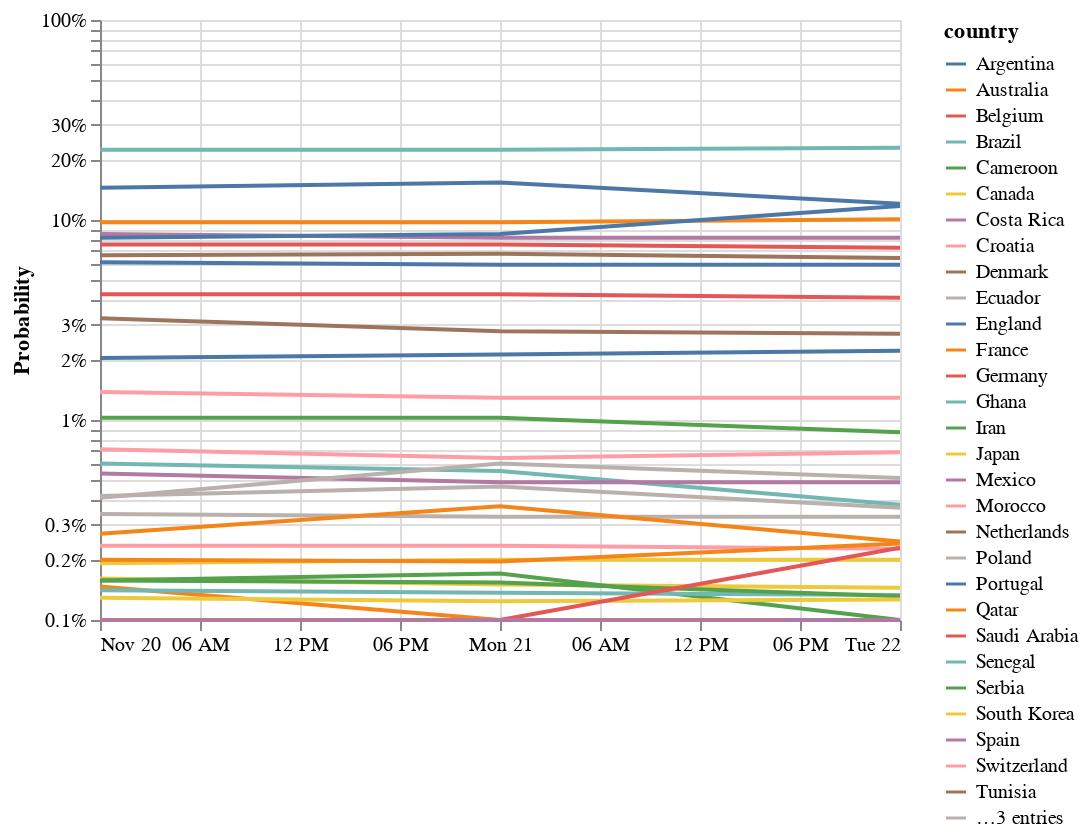

Write notebook code for a chart like this one.
### Markdown cell above
## Probability of Winning over Time

### Code cell
alt.Chart(data[data.stage == 'win']).mark_line().encode(
    x=alt.X('date', axis=alt.Axis(title="")),
    y=alt.Y('p:Q', axis=alt.Axis(title="Probability", format="%"), scale=alt.Scale(type="log")),
    color='country',
    tooltip='country'
)

### Figure 1 — Vega-Lite specification as saved in the notebook (floating-point values rounded to 4 significant figures)
{"config": {"view": {"continuousWidth": 400, "continuousHeight": 300}}, "data": {"name": "data-0d393a2c2a7ed224289e8844c00d75a5"}, "mark": "line", "encoding": {"color": {"field": "country", "type": "nominal"}, "tooltip": {"field": "country", "type": "nominal"}, "x": {"axis": {"title": ""}, "field": "date", "type": "temporal"}, "y": {"axis": {"format": "%", "title": "Probability"}, "field": "p", "scale": {"type": "log"}, "type": "quantitative"}}, "$schema": "https://vega.github.io/schema/vega-lite/v4.17.0.json", "datasets": {"data-0d393a2c2a7ed224289e8844c00d75a5": [{"country": "Brazil", "p": 0.2247, "date": "2022-11-20T00:00:00", "bet": "win", "stage": "win"}, {"country": "Argentina", "p": 0.1449, "date": "2022-11-20T00:00:00", "bet": "win", "stage": "win"}, {"country": "France", "p": 0.09756, "date": "2022-11-20T00:00:00", "bet": "win", "stage": "win"}, {"country": "Spain", "p": 0.08511, "date": "2022-11-20T00:00:00", "bet": "win", "stage": "win"}, {"country": "England", "p": 0.08163, "date": "2022-11-20T00:00:00", "bet": "win", "stage": "win"}, {"country": "Germany", "p": 0.07547, "date": "2022-11-20T00:00:00", "bet": "win", "stage": "win"}, {"country": "Netherlands", "p": 0.06667, "date": "2022-11-20T00:00:00", "bet": "win", "stage": "win"}, {"country": "Portugal", "p": 0.06154, "date": "2022-11-20T00:00:00", "bet": "win", "stage": "win"}, {"country": "Belgium", "p": 0.04255, "date": "2022-11-20T00:00:00", "bet": "win", "stage": "win"}, {"country": "Denmark", "p": 0.03226, "date": "2022-11-20T00:00:00", "bet": "win", "stage": "win"}, {"country": "Uruguay", "p": 0.02041, "date": "2022-11-20T00:00:00", "bet": "win", "stage": "win"}, {"country": "Croatia", "p": 0.01379, "date": "2022-11-20T00:00:00", "bet": "win", "stage": "win"}, {"country": "Serbia", "p": 0.01026, "date": "2022-11-20T00:00:00", "bet": "win", "stage": "win"}, {"country": "Switzerland", "p": 0.007143, "date": "2022-11-20T00:00:00", "bet": "win", "stage": "win"}, {"country": "Senegal", "p": 0.006061, "date": "2022-11-20T00:00:00", "bet": "win", "stage": "win"}, {"country": "Mexico", "p": 0.005405, "date": "2022-11-20T00:00:00", "bet": "win", "stage": "win"}, {"country": "USA", "p": 0.004167, "date": "2022-11-20T00:00:00", "bet": "win", "stage": "win"}, {"country": "Ecuador", "p": 0.004082, "date": "2022-11-20T00:00:00", "bet": "win", "stage": "win"}, {"country": "Poland", "p": 0.00339, "date": "2022-11-20T00:00:00", "bet": "win", "stage": "win"}, {"country": "Wales", "p": 0.002703, "date": "2022-11-20T00:00:00", "bet": "win", "stage": "win"}, {"country": "Morocco", "p": 0.002353, "date": "2022-11-20T00:00:00", "bet": "win", "stage": "win"}, {"country": "Japan", "p": 0.001923, "date": "2022-11-20T00:00:00", "bet": "win", "stage": "win"}, {"country": "South Korea", "p": 0.001613, "date": "2022-11-20T00:00:00", "bet": "win", "stage": "win"}, {"country": "Australia", "p": 0.002, "date": "2022-11-20T00:00:00", "bet": "win", "stage": "win"}, {"country": "Iran", "p": 0.001575, "date": "2022-11-20T00:00:00", "bet": "win", "stage": "win"}, {"country": "Qatar", "p": 0.001471, "date": "2022-11-20T00:00:00", "bet": "win", "stage": "win"}, {"country": "Ghana", "p": 0.001408, "date": "2022-11-20T00:00:00", "bet": "win", "stage": "win"}, {"country": "Cameroon", "p": 0.001575, "date": "2022-11-20T00:00:00", "bet": "win", "stage": "win"}, {"country": "Canada", "p": 0.00129, "date": "2022-11-20T00:00:00", "bet": "win", "stage": "win"}, {"country": "Tunisia", "p": 0.001, "date": "2022-11-20T00:00:00", "bet": "win", "stage": "win"}, {"country": "Saudi Arabia", "p": 0.001, "date": "2022-11-20T00:00:00", "bet": "win", "stage": "win"}, {"country": "Costa Rica", "p": 0.001, "date": "2022-11-20T00:00:00", "bet": "win", "stage": "win"}, {"country": "Brazil", "p": 0.2247, "date": "2022-11-21T00:00:00", "bet": "win", "stage": "win"}, {"country": "Argentina", "p": 0.1538, "date": "2022-11-21T00:00:00", "bet": "win", "stage": "win"}, {"country": "France", "p": 0.09756, "date": "2022-11-21T00:00:00", "bet": "win", "stage": "win"}, {"country": "Spain", "p": 0.08163, "date": "2022-11-21T00:00:00", "bet": "win", "stage": "win"}, {"country": "England", "p": 0.08511, "date": "2022-11-21T00:00:00", "bet": "win", "stage": "win"}, {"country": "Germany", "p": 0.07547, "date": "2022-11-21T00:00:00", "bet": "win", "stage": "win"}, {"country": "Netherlands", "p": 0.0678, "date": "2022-11-21T00:00:00", "bet": "win", "stage": "win"}, {"country": "Portugal", "p": 0.0597, "date": "2022-11-21T00:00:00", "bet": "win", "stage": "win"}, {"country": "Belgium", "p": 0.04255, "date": "2022-11-21T00:00:00", "bet": "win", "stage": "win"}, {"country": "Denmark", "p": 0.02778, "date": "2022-11-21T00:00:00", "bet": "win", "stage": "win"}, {"country": "Uruguay", "p": 0.02128, "date": "2022-11-21T00:00:00", "bet": "win", "stage": "win"}, {"country": "Croatia", "p": 0.0129, "date": "2022-11-21T00:00:00", "bet": "win", "stage": "win"}, {"country": "Serbia", "p": 0.01026, "date": "2022-11-21T00:00:00", "bet": "win", "stage": "win"}, {"country": "Switzerland", "p": 0.006452, "date": "2022-11-21T00:00:00", "bet": "win", "stage": "win"}, {"country": "Senegal", "p": 0.005556, "date": "2022-11-21T00:00:00", "bet": "win", "stage": "win"}, {"country": "Ecuador", "p": 0.006061, "date": "2022-11-21T00:00:00", "bet": "win", "stage": "win"}, {"country": "Mexico", "p": 0.004878, "date": "2022-11-21T00:00:00", "bet": "win", "stage": "win"}, {"country": "USA", "p": 0.004651, "date": "2022-11-21T00:00:00", "bet": "win", "stage": "win"}, {"country": "Poland", "p": 0.003279, "date": "2022-11-21T00:00:00", "bet": "win", "stage": "win"}, {"country": "Wales", "p": 0.003704, "date": "2022-11-21T00:00:00", "bet": "win", "stage": "win"}, {"country": "Morocco", "p": 0.002353, "date": "2022-11-21T00:00:00", "bet": "win", "stage": "win"}, {"country": "Japan", "p": 0.002, "date": "2022-11-21T00:00:00", "bet": "win", "stage": "win"}, {"country": "Australia", "p": 0.001961, "date": "2022-11-21T00:00:00", "bet": "win", "stage": "win"}, {"country": "Cameroon", "p": 0.001538, "date": "2022-11-21T00:00:00", "bet": "win", "stage": "win"}, {"country": "South Korea", "p": 0.001504, "date": "2022-11-21T00:00:00", "bet": "win", "stage": "win"}, {"country": "Ghana", "p": 0.00137, "date": "2022-11-21T00:00:00", "bet": "win", "stage": "win"}, {"country": "Iran", "p": 0.001709, "date": "2022-11-21T00:00:00", "bet": "win", "stage": "win"}, {"country": "Canada", "p": 0.001242, "date": "2022-11-21T00:00:00", "bet": "win", "stage": "win"}, {"country": "Qatar", "p": 0.001, "date": "2022-11-21T00:00:00", "bet": "win", "stage": "win"}, {"country": "Tunisia", "p": 0.001, "date": "2022-11-21T00:00:00", "bet": "win", "stage": "win"}, {"country": "Saudi Arabia", "p": 0.001, "date": "2022-11-21T00:00:00", "bet": "win", "stage": "win"}, {"country": "Costa Rica", "p": 0.001, "date": "2022-11-21T00:00:00", "bet": "win", "stage": "win"}, {"country": "Brazil", "p": 0.2299, "date": "2022-11-22T00:00:00", "bet": "win", "stage": "win"}, {"country": "Argentina", "p": 0.1205, "date": "2022-11-22T00:00:00", "bet": "win", "stage": "win"}, {"country": "England", "p": 0.1176, "date": "2022-11-22T00:00:00", "bet": "win", "stage": "win"}, {"country": "France", "p": 0.101, "date": "2022-11-22T00:00:00", "bet": "win", "stage": "win"}, {"country": "Spain", "p": 0.08163, "date": "2022-11-22T00:00:00", "bet": "win", "stage": "win"}, {"country": "Germany", "p": 0.07273, "date": "2022-11-22T00:00:00", "bet": "win", "stage": "win"}, {"country": "Netherlands", "p": 0.06452, "date": "2022-11-22T00:00:00", "bet": "win", "stage": "win"}, {"country": "Portugal", "p": 0.0597, "date": "2022-11-22T00:00:00", "bet": "win", "stage": "win"}, {"country": "Belgium", "p": 0.04082, "date": "2022-11-22T00:00:00", "bet": "win", "stage": "win"}, {"country": "Denmark", "p": 0.02703, "date": "2022-11-22T00:00:00", "bet": "win", "stage": "win"}, {"country": "Uruguay", "p": 0.02222, "date": "2022-11-22T00:00:00", "bet": "win", "stage": "win"}, {"country": "Croatia", "p": 0.0129, "date": "2022-11-22T00:00:00", "bet": "win", "stage": "win"}, {"country": "Serbia", "p": 0.008696, "date": "2022-11-22T00:00:00", "bet": "win", "stage": "win"}, {"country": "Switzerland", "p": 0.006897, "date": "2022-11-22T00:00:00", "bet": "win", "stage": "win"}, {"country": "Ecuador", "p": 0.005128, "date": "2022-11-22T00:00:00", "bet": "win", "stage": "win"}, {"country": "Mexico", "p": 0.004878, "date": "2022-11-22T00:00:00", "bet": "win", "stage": "win"}, {"country": "USA", "p": 0.003636, "date": "2022-11-22T00:00:00", "bet": "win", "stage": "win"}, {"country": "Senegal", "p": 0.003774, "date": "2022-11-22T00:00:00", "bet": "win", "stage": "win"}, {"country": "Poland", "p": 0.003279, "date": "2022-11-22T00:00:00", "bet": "win", "stage": "win"}, {"country": "Wales", "p": 0.002469, "date": "2022-11-22T00:00:00", "bet": "win", "stage": "win"}, {"country": "Morocco", "p": 0.002273, "date": "2022-11-22T00:00:00", "bet": "win", "stage": "win"}, {"country": "Australia", "p": 0.00241, "date": "2022-11-22T00:00:00", "bet": "win", "stage": "win"}, {"country": "Japan", "p": 0.002, "date": "2022-11-22T00:00:00", "bet": "win", "stage": "win"}, {"country": "South Korea", "p": 0.001449, "date": "2022-11-22T00:00:00", "bet": "win", "stage": "win"}, {"country": "Cameroon", "p": 0.001316, "date": "2022-11-22T00:00:00", "bet": "win", "stage": "win"}, {"country": "Ghana", "p": 0.001333, "date": "2022-11-22T00:00:00", "bet": "win", "stage": "win"}, {"country": "Canada", "p": 0.001266, "date": "2022-11-22T00:00:00", "bet": "win", "stage": "win"}, {"country": "Qatar", "p": 0.001, "date": "2022-11-22T00:00:00", "bet": "win", "stage": "win"}, {"country": "Tunisia", "p": 0.001, "date": "2022-11-22T00:00:00", "bet": "win", "stage": "win"}, {"country": "Iran", "p": 0.001, "date": "2022-11-22T00:00:00", "bet": "win", "stage": "win"}, {"country": "Saudi Arabia", "p": 0.002299, "date": "2022-11-22T00:00:00", "bet": "win", "stage": "win"}, {"country": "Costa Rica", "p": 0.001, "date": "2022-11-22T00:00:00", "bet": "win", "stage": "win"}]}}
